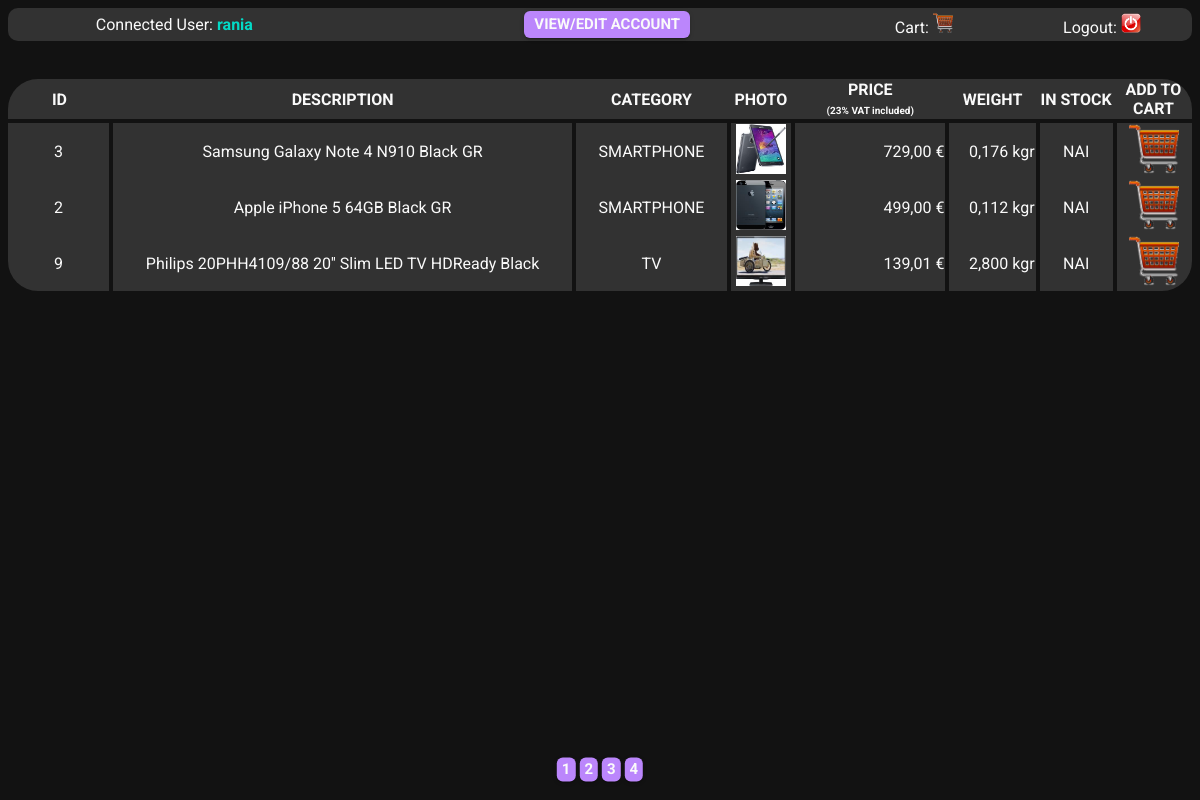
The page /menu.php?pg=3 (signed in) on the database its author committed.
### tables this page shows
CREATE TABLE `PRODUCTS` (
  `P_ID` int(11) NOT NULL,
  `P_NAME` varchar(100) NOT NULL,
  `P_DESCR` varchar(100) NOT NULL,
  `P_IMGPTH` varchar(100) NOT NULL,
  `P_VALUE` double NOT NULL,
  `P_VAT` double NOT NULL,
  `P_WEI` float NOT NULL,
  `P_QNT` smallint(6) NOT NULL DEFAULT '1',
  UNIQUE KEY `P_ID` (`P_ID`)
);

### menu.php (the view, shortened to what this page needs)
<?php
$spcf_pg = isset($_GET['pg']) ? intval($_GET['pg']) : 1;
include_once "dbconn.php";
$table = "PRODUCTS";
$cols = "*";
$sel = "SELECT $cols FROM $table ORDER BY P_DESCR";
$tbl_q = mysqli_query($link, $sel);
$r2pg = 3;
$all_recs = mysqli_num_rows($tbl_q);
$pg_num = (int)($all_recs / $r2pg);
if ($pg_num * $r2pg < $all_recs) {
    $pg_num = $pg_num + 1;
}
$firsti = ($spcf_pg * $r2pg) - $r2pg;
if ($spcf_pg == $pg_num) {
    $lasti = $all_recs;
} else {
    $lasti = $spcf_pg * $r2pg;
}
?>
<!DOCTYPE html>
<html>
<head>
    <link rel="stylesheet" type="text/css" href="style.css"/>
</head>
<body>
<table id="bara">
    <tr>
        <td width="28%">Connected User: <strong style="color: #03DAC6"><?= $_SESSION['uname']; ?></strong></td>
        <td width="42%"><a href="myaccount.php" class="myaccount_btn effect">View/Edit Account</a></td>
        <td width="15%">Cart: <a href="basket.php"><img src="./images/basket.gif"
                                                                 style="width:20px; height:20px"/></a></td>
        <td width="15%">Logout: <a href="logout.php"><img src="./images/logout.png"
                                                              style="width:20px; height:20px"/></a></td>
    </tr>
</table>
<br>
<br>
<table id="lista" align="center">
    <thead>
    <tr>
        <td width="8%">ID</td>
        <td width="36%">DESCRIPTION</td>
        <td width="12%">CATEGORY</td>
        <td width="5%">PHOTO</td>
        <td width="12%">PRICE</br><font size="1"> (23% VAT included)</font></td>
        <td width="7%">WEIGHT</td>
        <td width="6%">IN STOCK</td>
        <td width="6%">ADD TO CART</td>
    </tr>
    </thead>
    <tbody>
    <?php
    for ($i = $firsti; $i <= ($lasti - 1); $i++) {
        if (mysqli_data_seek($tbl_q, $i)) {
            $tbl_row = mysqli_fetch_row($tbl_q);
        }
        if ($tbl_row[7] > 0) {
            $tabela = "NAI";
            $agora = "<a href='bskt_add.php?pid=" . $tbl_row[0] . "&pg=" . $spcf_pg . "'><img src='./images/basket.gif' style='width:50px; height:50px' /></a>";
        } else {
            $tabela = "OXI";
            $agora = "<img src='./images/basket.gif' style='width:50px; height:50px;-webkit-filter:grayscale(100%);-moz-filter:grayscale(100%);filter:grayscale(100%);' />";
        }
        ?>
        <tr>
            <td><?= $tbl_row[0] ?></td>
            <td><?= $tbl_row[1] ?></td>
            <td><?= $tbl_row[2] ?></td>
            <td><img src="<?= $tbl_row[3] ?>" style="width:50px; height:50px"/></td>
            <td style="text-align:right"><?= number_format($tbl_row[4] + $tbl_row[5], 2, ',', '') ?> €</td>
            <td style="text-align:right"><?= number_format($tbl_row[6], 3, ',', '') ?> kgr</td>
            <td><? echo $tabela; ?></td>
            <td><? echo $agora; ?></td>
        </tr>
        <?php
    }
    ?>
    </tbody>
</table>
<table align="center" class="pages">
    <tr>
        <?php
        for ($i = 0; $i < $pg_num; $i++) { ?>
            <td><a class="page_number effect" href="menu.php?pg=<?= ($i + 1) ?>"><?= ($i + 1) ?></a></td>
            <?php
        }
        ?>
    </tr>
</table>
</body>
</html>

### style.css (style rules this page uses)
body { background-color: #121212; font-family: 'Roboto', sans-serif; }
.myaccount_btn { border: none; margin-left: 40px; display: inline-block; text-transform: uppercase; text-decoration: none; text-align: center; height:20px; font-weight: bold; font-size: 15px; color: #FAFAFA; background-color: #bb86fc; cursor: pointer; border-radius: 6px; box-shadow: 0 3px 1px -2px rgba(0, 0, 0, 0.2), 0 2px 2px 0 rgba(0, 0, 0, 0.14), 0 1px 5px 0 rgba(0, 0, 0, 0.12); padding: 3.5px 10px 3.5px 10px; transition: background-color 0.5s cubic-bezier(.25,.8,.25,1), box-shadow 0.3s; }
.pages { position: fixed; top: 98%; left: 50%; transform: translate(-50%, -98%); }
.page_number { border: none; display: inline-block; text-transform: uppercase; text-decoration: none; text-align: center; height:20px; font-weight: bold; font-size: 15px; color: #FAFAFA; background-color: #bb86fc; cursor: pointer; border-radius: 6px; box-shadow: 0 3px 1px -2px rgba(0, 0, 0, 0.2), 0 2px 2px 0 rgba(0, 0, 0, 0.14), 0 1px 5px 0 rgba(0, 0, 0, 0.12); padding: 2px 5px 2px 5px; transition: background-color 0.5s cubic-bezier(.25,.8,.25,1), box-shadow 0.3s; }
#bara { background-color: #323232; color: #FAFAFA; text-align: center; width: 100%; border-radius: 10px; #font-family: sans-serif; }
#lista { background-color: #323232; border-radius: 30px; color: #FAFAFA; border-spacing: 0px 0px; text-align: center; width: 100%; }
#lista tbody tr td { border-color: #121212; border-style: solid; border-width: 0px 2px 0px 2px; margin-top: 0px; }
#lista tbody tr td:first-child { border-width: 0px 2px 0px 0px; }
#lista tbody tr td:last-child { border-width: 0px 0px 0px 2px; }
#lista thead { background-color: transparent; color: #fafafa; border-color: yellow; border-style: solid; border-width: 10px 10px 10px 10px; font-weight: bold; text-align: center; }
#lista thead tr td { border-color: #121212; border-style: solid; border-width: 0px 0px 4px 0px; }

### rows shown on the page
products: P_ID "3", P_NAME "Samsung Galaxy Note 4 N910 Black GR", P_DESCR "SMARTPHONE", P_IMGPTH (picture), $tbl_row[4] + $tbl_row[5] "729,00", P_WEI "0,176", P_QNT "NAI"
products: P_ID "2", P_NAME "Apple iPhone 5 64GB Black GR", P_DESCR "SMARTPHONE", P_IMGPTH (picture), $tbl_row[4] + $tbl_row[5] "499,00", P_WEI "0,112", P_QNT "NAI"
products: P_ID "9", P_NAME "Philips 20PHH4109/88 20'' Slim LED TV HDReady Black", P_DESCR "TV", P_IMGPTH (picture), $tbl_row[4] + $tbl_row[5] "139,01", P_WEI "2,800", P_QNT "NAI"

### other values the page prints
$_SESSION['uname'] "rania"
